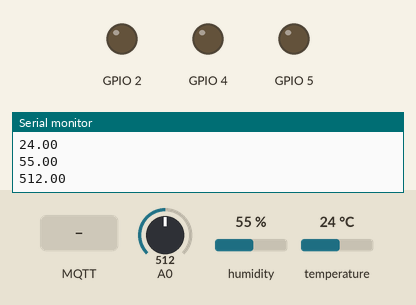
Bench run of a sketch on a simulated ESP8266 (NodeMCU). Shown: output pins drawn as LEDs (lit = HIGH), the last lines printed to the serial monitor. The test bench sets the inputs (shaded band); at power-on: A0 = 512, humidity 55 %, temperature 24 °C. WiFi joins after 1.5 s; servers stay silent unless stated; random numbers use the default seed unless the sketch sets one; no MQTT or app messages arrive unless stated.

Above: at 2.7 s.
2.8 s: MQTT message "0" arrives on the first subscribed topic
At 4.7 s:
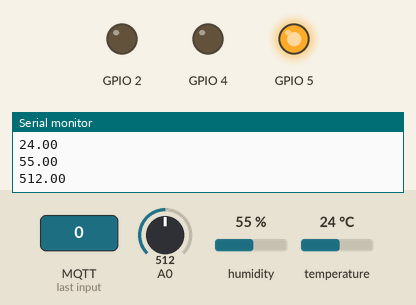
5.0 s: MQTT message "0" arrives on the second subscribed topic
At 6.1 s:
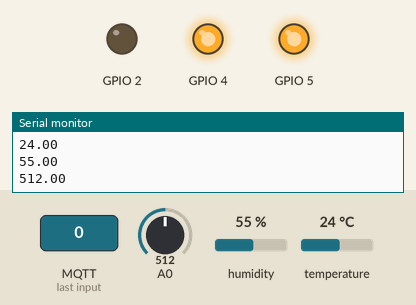
7.1 s: MQTT message "on" arrives on the first subscribed topic
At 8.5 s:
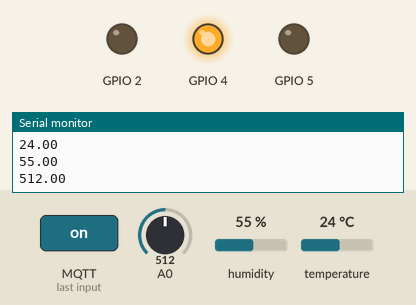
9.1 s: MQTT message "1" arrives on the second subscribed topic
At 10.8 s:
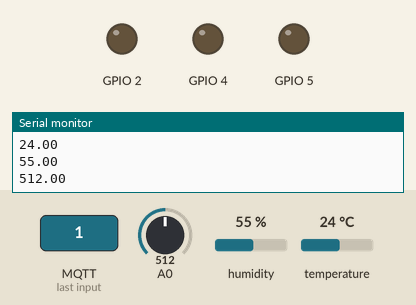
Timing chart, 0 to 12.1 s (numbered marks = the images above; inputs shaded):
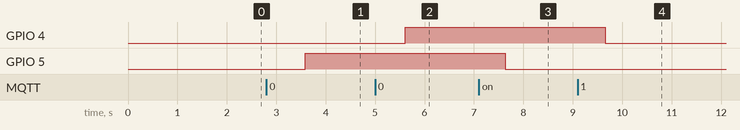

The sketch:

hardware.ino
```cpp
#include <DHTesp.h>
#include <ESP8266WiFi.h>
#include <PubSubClient.h>
#include <Arduino_JSON.h>

#define dht_pin 14
#define dht_type DHT11

DHTesp dht;

//const char* ssid = "xyzlm";
//const char* password = "0246813579!";
//const char* mqtt_server = "192.168.1.237";
//const int mqtt_port = 1883;

const char* ssid = "B20DCCN079";
const char* password = "hoanganh";
const char* mqtt_server = "192.168.180.58";
const int mqtt_port = 1883;

WiFiClient espClient;
PubSubClient client(espClient);

JSONVar data;  //lưu trữ giá trị cảm biến dưới dạng json

int value = 0;

void setup_wifi() {

  delay(10);
  // We start by connecting to a WiFi network
  Serial.println();
  Serial.print("Connecting to ");
  Serial.println(ssid);

  WiFi.mode(WIFI_STA);
  WiFi.begin(ssid, password);

  while (WiFi.status() != WL_CONNECTED) {
    delay(500);
    Serial.print(".");
  }

  randomSeed(micros());

  Serial.println("");
  Serial.println("WiFi connected");
  Serial.println("IP address: ");
  Serial.println(WiFi.localIP());
}

#define sub1 "relay_1"
#define sub2 "relay_2"
//#define sub3 "relay_3"

void callback(char* topic, byte* payload, unsigned int length) {
  Serial.print("Message arrived [");
  Serial.print(topic);
  Serial.print("] ");
  if (strstr(topic, sub1)) {  // lệnh strstr là tìm kiếm trong topic có sub1 hay không
    for (int i = 0; i < length; i++) {
      Serial.print((char)payload[i]);
    }
    Serial.println();
    if ((char)payload[0] == '0') {
      digitalWrite(5, HIGH);  // Turn the LED on (relay mức tích cực thấp)
    } else {
      digitalWrite(5, LOW);  // Turn the LED off by making the voltage HIGH
    }
  }

  else if (strstr(topic, sub2)) {
    for (int i = 0; i < length; i++) {
      Serial.print((char)payload[i]);
    }
    Serial.println();
    // Switch on the LED if an 1 was received as first character
    if ((char)payload[0] == '0') {
      digitalWrite(4, HIGH);  // Turn the LED on (Note that LOW is the voltage level
    } else {
      digitalWrite(4, LOW);  // Turn the LED off by making the voltage HIGH
    }
  }

//  else if (strstr(topic, sub3)) {
//    for (int i = 0; i < length; i++) {
//      Serial.print((char)payload[i]);
//    }
//    Serial.println();
//    // Switch on the LED if an 1 was received as first character
//    if ((char)payload[0] == '0') {
//      digitalWrite(12, HIGH);  // Turn the LED on (Note that LOW is the voltage level
//    } else {
//      digitalWrite(12, LOW);  // Turn the LED off by making the voltage HIGH
//    }
//  }
}

void reconnect() {
  // Loop until we're reconnected
  while (!client.connected()) {
    Serial.println("Attempting MQTT connection...");
    // Create a random client ID
    String clientId = "ESP8266Client-";
    clientId += String(random(0xffff), HEX);

    // Attempt to connect
    if (client.connect(clientId.c_str())) {
      client.subscribe(sub1);
      client.subscribe(sub2);
//      client.subscribe(sub3);
    } else {
      Serial.println(" try again");
      delay(500);
    }
  }
}

void setup() {
  pinMode(BUILTIN_LED, OUTPUT);  // Initialize the BUILTIN_LED pin as an output
  pinMode(5, OUTPUT);
  pinMode(4, OUTPUT);
//  pinMode(12, OUTPUT);
  Serial.begin(115200);
  setup_wifi();
  client.setServer(mqtt_server, 1883);
  client.setCallback(callback);
  dht.setup(dht_pin, DHTesp::dht_type);  //for DHT11 Connect DHT sensor to GPIO 17
}

void loop() {

  if (!client.connected()) {
    reconnect();
  }
  client.loop();

  int state_1 = digitalRead(5);
  int state_2 = digitalRead(4);
//  int state_3 = digitalRead(12);
  float temp = dht.getTemperature();
  float humi = dht.getHumidity();
  float light = analogRead(A0);
//  int db = random(0, 101);


  data["temperature"] = temp;
  data["humidity"] = humi;
  data["light"] = light;
  data["state_1"] = state_1;
  data["state_2"] = state_2;
//  data["state_3"] = state_3;
//  data["db"] = db;

  Serial.println(state_1);
  Serial.println(state_2);
//  Serial.println(state_3);
  Serial.println();

  Serial.println(temp);
  Serial.println(humi);
  Serial.println(light);
//  Serial.println(db);

  String jsonString = JSON.stringify(data);
  client.publish("sensor", jsonString.c_str());
  delay(1000);
}
```

Measured:
- after the input at 2.8 s, GPIO 5: LOW → HIGH after 0.79 s
- after the input at 5.0 s, GPIO 4: LOW → HIGH after 0.61 s
- after the input at 7.1 s, GPIO 5: HIGH → LOW after 0.53 s
- after the input at 9.1 s, GPIO 4: HIGH → LOW after 0.55 s
